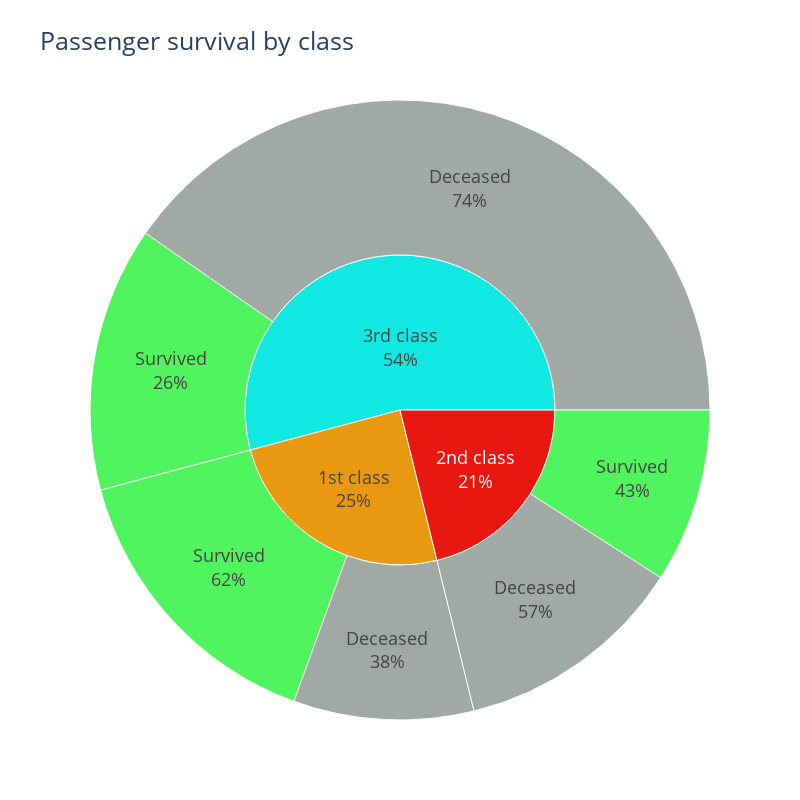

Notebook cell for this chart:
### Code cell
# Survival by class
total_raw_df['pclass'].replace(to_replace=[1, 2, 3], value=['1st class', '2nd class', '3rd class'], inplace=True)
    
plot_sunburst(
    df=total_raw_df.astype({'pclass': str}), 
    hierarchy=['pclass', 'survived'],
    title='Passenger survival by class',
    color='pclass',
    color_mapping = {
        'Deceased': "#79857e", 
        'Survived': "#07f01b", 
        '1st class': "#e89910", 
        '2nd class': "#e81710",
        '3rd class': "#10e8e1"
    }
)

### Figure 1 — Plotly figure (JSON) as saved in the notebook; plotly's stock layout.template omitted (floating-point values rounded to 4 significant figures)
{"data": [{"branchvalues": "total", "customdata": [["1st class"], ["1st class"], ["1st class"], ["2nd class"], ["2nd class"], ["2nd class"], ["3rd class"], ["3rd class"], ["3rd class"]], "domain": {"x": [0, 1], "y": [0, 1]}, "hovertemplate": "labels=%{label}<br>count=%{value}<br>parent=%{parent}<br>id=%{id}<br>pclass=%{customdata[0]}<extra></extra>", "ids": ["1st class/Survived", "1st class/Deceased", "1st class", "2nd class/Deceased", "2nd class/Survived", "2nd class", "3rd class/Deceased", "3rd class/Survived", "3rd class"], "insidetextorientation": "horizontal", "labels": ["Survived", "Deceased", "1st class", "Deceased", "Survived", "2nd class", "Deceased", "Survived", "3rd class"], "marker": {"colors": ["#07f01b", "#79857e", "#e89910", "#79857e", "#07f01b", "#e81710", "#79857e", "#07f01b", "#10e8e1"]}, "name": "", "parents": ["1st class", "1st class", "", "2nd class", "2nd class", "", "3rd class", "3rd class", ""], "textinfo": "label+percent parent", "type": "sunburst", "values": [200, 123, 323, 158, 119, 277, 528, 181, 709]}], "layout": {"autosize": false, "font": {"size": 18}, "height": 800, "legend": {"tracegroupgap": 0}, "title": {"text": "Passenger survival by class"}, "width": 800}}
